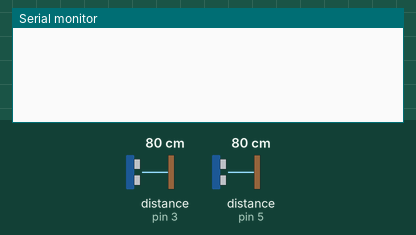
Simulated run of this sketch. Board: Arduino Uno, built with avr-gcc and run on an emulated ATmega328P. Parts: the last lines printed to the serial monitor. Wiring (inferred from the names in the program): 2 × ultrasonic range finder: trigger pin 2, echo pin 3 / trigger pin 4, echo pin 5. The inputs (shaded band) are chosen by the test bench; at power-on: distance to the obstacle (sensors on pin 3, pin 5) 80 cm. The echo pulse lasts 58.3 µs per cm.

Above: at 1.2 s.
1.3 s: distance to the obstacle (sensor on pin 3) set to 18 cm
At 1.8 s:
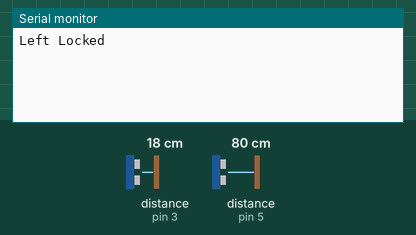
2.9 s: distance to the obstacle (sensor on pin 3) set to 14 cm
At 3.11 s:
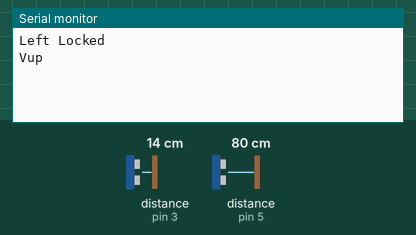

Measured:
- the behaviour switches between 16 and 15 cm on distance to the obstacle (sensor on pin 3) (found by bisection; images 1 and 2)
- after the input at 1.3 s, the serial monitor: prints a new line after 0.14 s (image 1)
- after the input at 2.9 s, the serial monitor: prints a new line at once (image 2)

The sketch:

video_control_hand_gesture.ino
```cpp
const int trigger1 = 2; //Trigger pin of 1st Sesnor
const int echo1 = 3; //Echo pin of 1st Sesnor
const int trigger2 = 4; //Trigger pin of 2nd Sesnor
const int echo2 = 5;//Echo pin of 2nd Sesnor

long time_taken;
int dist,distL,distR;


void setup() {
Serial.begin(9600);

pinMode(trigger1, OUTPUT);
pinMode(echo1, INPUT);
pinMode(trigger2, OUTPUT);
pinMode(echo2, INPUT);
}

/*###Function to calculate distance###*/
void calculate_distance(int trigger, int echo)
{
digitalWrite(trigger, LOW);
delayMicroseconds(2);
digitalWrite(trigger, HIGH);
delayMicroseconds(10);
digitalWrite(trigger, LOW);

time_taken = pulseIn(echo, HIGH);
dist= time_taken*0.034/2;
if (dist>50)
dist = 50;
}

void loop() { //infinite loopy
calculate_distance(trigger1,echo1);
distL =dist; //get distance of left sensor

calculate_distance(trigger2,echo2);
distR =dist; //get distance of right sensor

//Uncomment for debudding
/*Serial.print("L=");
Serial.println(distL);
Serial.print("R=");
Serial.println(distR);
*/

//Pause Modes -Hold
if ((distL >6 && distR>6) && (distL <15 && distR<15)) //Detect both hands
{Serial.println("Play/Pause"); delay (500);}

calculate_distance(trigger1,echo1);
distL =dist;

calculate_distance(trigger2,echo2);
distR =dist;


//Control Modes
//Lock Left - Control Mode
if (distL>=13 && distL<=17)
{
  delay(100); //Hand Hold Time
  calculate_distance(trigger1,echo1);
  distL =dist;
  if (distL>=5 && distL<=41)
  {
    Serial.println("Left Locked");
    while(distL<=20)
    {
      calculate_distance(trigger1,echo1);
      distL =dist;
      if (distL<15) //Hand pushed in
      {Serial.println ("Vup"); delay (300);}
      if (distL>20) //Hand pulled out
      {Serial.println ("Vdown"); delay (300);}
    }
  }
}

//Lock Right - Control Mode
if (distR>=15 && distR<=41)
{
  delay(100); //Hand Hold Time
  calculate_distance(trigger2,echo2);
  distR =dist;
  if (distR>=15 && distR<=41)
  {
    Serial.println("Right Locked");
    while(distR<=15)
    {
      calculate_distance(trigger2,echo2);
      distR =dist;
      if (distR<10) //Right hand pushed in
      {Serial.println ("Rewind"); delay (300);}
      if (distR>20) //Right hand pulled out
      {Serial.println ("Forward"); delay (300);}
  }
}
}

delay(200);
}
```
